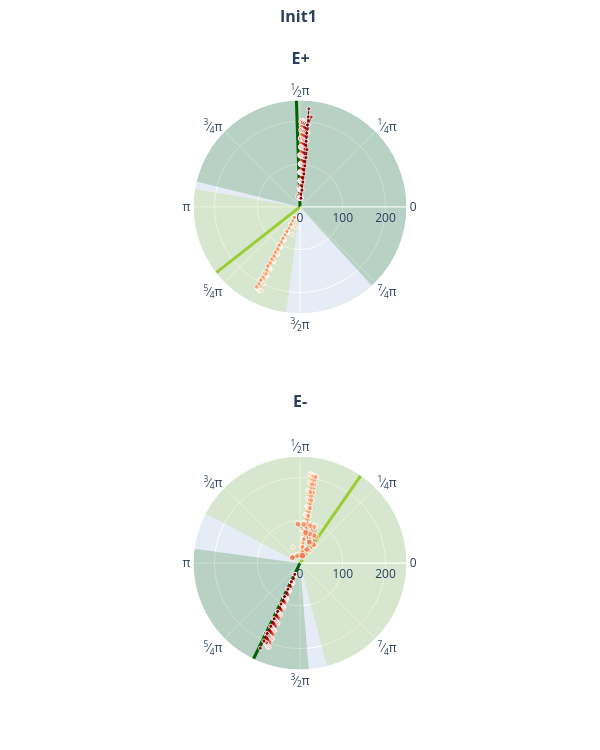

Notebook source saved alongside this figure:
### Code cell
filehandler = open("results_min_w1.pickle","rb")
results_min_w1 = pickle.load(filehandler)
filehandler.close()

filehandler = open("results_peak_w1.pickle","rb")
results_peak_w1 = pickle.load(filehandler)
filehandler.close()

for i_w in range(len(results_min_w1["w1"])):
    ops_plotall(results_min_w1["control"][i_w], 0.1, duration, dt, 200., results_min_w1["filename"][i_w], savepath)
    ops_plotsubset(results_min_w1["state"][i_w], results_min_w1["control"][i_w], 0.4, 0.1, duration, dt, 200., 
                results_min_w1["filename"][i_w], savepath_subset)
    ops_plotall(results_peak_w1["control"][i_w], 0.1, duration, dt, 200., results_peak_w1["filename"][i_w], savepath)
    #ops_plotsubset(results_peak_w1["state"][i_w], results_peak_w1["control"][i_w], 0.4, 0.1, duration, dt,200., 
    #            results_peak_w1["filename"][i_w], savepath_subset)

ops_plot_acp_inits(results_min_w1, None, period, 0.01, dt, "plot1", savepath)
ops_plot_timing_inits(results_min_w1, None, dt, [0,250], 100., "plot2", savepath)
